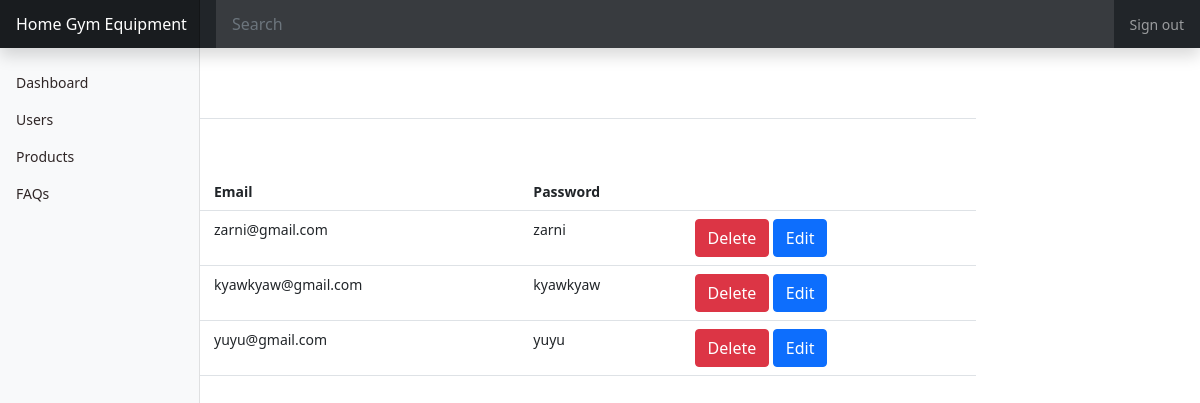
Screenshot of /userindex.php (signed in) with the database file from the repository.
### tables this page shows
CREATE TABLE IF NOT EXISTS `users` (
  `id` int(11) NOT NULL AUTO_INCREMENT,
  `firstname` varchar(255) NOT NULL,
  `surname` varchar(255) NOT NULL,
  `email` varchar(255) NOT NULL,
  `password` varchar(255) NOT NULL,
  PRIMARY KEY (`id`)
);

### userindex.php (the view)
<?php
    include('adminheader.php');
    include('dbconfig.php');
    $sql = "SELECT * FROM users";
    $result = $conn->query($sql);
?>
<div class="container-fluid">
    <div class="row">
        <?php include('sidebar.php');?>
        <main class="col-md-9 ml-sm-auto col-lg-10 px-md-4">
            <div
                class="d-flex justify-content-between flex-wrap flex-md-nowrap align-items-center pt-3 pb-2 mb-3 border-bottom">
                <h1 class="h2">Users</h1>
            </div>
            <div class="row">
                <div class="col-md-12">
                    <a href="userform.php" class="btn btn-warning">Add User</a>
                    <?php
                    if($result->num_rows > 0)
                    {
                ?>
                    <table class="table">
                        <tr>
                            <th>User Name</th>
                            <th>Email</th>
                            <th>Password</th>
                            <th></th>
                        </tr>
                        <?php
                            while($row = $result->fetch_assoc())
                            {
                        ?>
                        <tr>
                            <td><?php echo $row['firstname'].'-'.$row['surname'];?></td>
                            <td><?php echo $row['email'];?></td>
                            <td><?php echo $row['password'];?></td>
                            <td>
                                <a href="userdelete.php?id=<?php echo $row['id'];?>" class="btn btn-danger">Delete</a>
                                <a href="useredit.php?id=<?php echo $row['id'];?>" class="btn btn-primary">Edit</a>
                            </td>
                        </tr>
                        <?php
                            }
                        ?>
                    </table>
                    <?php
                    }else{
                        echo "There is no records.";
                    }
                ?>
                </div>
            </div>
        </main>
    </div>
</div>
<?php include('adminfooter.php');?>

### adminheader.php (style rules this page uses)
body { font-size: .875rem; }

### rows the page displays
users: email "zarni@gmail.com", password "zarni"
users: email "kyawkyaw@gmail.com", password "kyawkyaw"
users: email "yuyu@gmail.com", password "yuyu"
